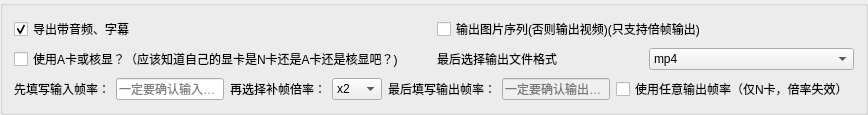
             <widget class="QGroupBox" name="groupBox">
              <property name="title">
               <string/>
              </property>
              <layout class="QGridLayout" name="gridLayout_14">
               <item row="0" column="0">
                <layout class="QGridLayout" name="gridLayout_9">
                 <item row="4" column="0">
                  <widget class="QCheckBox" name="UseNCNNButton">
                   <property name="sizePolicy">
                    <sizepolicy hsizetype="Preferred" vsizetype="Fixed">
                     <horstretch>0</horstretch>
                     <verstretch>0</verstretch>
                    </sizepolicy>
                   </property>
                   <property name="text">
                    <string>使用A卡或核显？（应该知道自己的显卡是N卡还是A卡还是核显吧？)</string>
                   </property>
                  </widget>
                 </item>
                 <item row="0" column="0">
                  <widget class="QCheckBox" name="SaveAudioChecker">
                   <property name="sizePolicy">
                    <sizepolicy hsizetype="Preferred" vsizetype="Fixed">
                     <horstretch>0</horstretch>
                     <verstretch>0</verstretch>
                    </sizepolicy>
                   </property>
                   <property name="text">
                    <string>导出带音频、字幕</string>
                   </property>
                   <property name="checked">
                    <bool>true</bool>
                   </property>
                  </widget>
                 </item>
                 <item row="0" column="1">
                  <widget class="QCheckBox" name="ImgOutputChecker">
                   <property name="sizePolicy">
                    <sizepolicy hsizetype="Preferred" vsizetype="Fixed">
                     <horstretch>0</horstretch>
                     <verstretch>0</verstretch>
                    </sizepolicy>
                   </property>
                   <property name="toolTip">
                    <string>&lt;html&gt;&lt;head/&gt;&lt;body&gt;&lt;p&gt;输出为图片序列&lt;/p&gt;&lt;p&gt;&lt;span style=&quot; font-weight:600;&quot;&gt;命名格式:0&amp;gt;8d,如 00000008.png&lt;/span&gt;&lt;/p&gt;&lt;/body&gt;&lt;/html&gt;</string>
                   </property>
                   <property name="text">
                    <string>输出图片序列(否则输出视频)(只支持倍帧输出)</string>
                   </property>
                  </widget>
                 </item>
                 <item row="4" column="1">
                  <layout class="QHBoxLayout" name="horizontalLayout_6">
                   <property name="sizeConstraint">
                    <enum>QLayout::SetMaximumSize</enum>
                   </property>
                   <item>
                    <widget class="QLabel" name="label_12">
                     <property name="sizePolicy">
                      <sizepolicy hsizetype="Preferred" vsizetype="Fixed">
                       <horstretch>0</horstretch>
                       <verstretch>0</verstretch>
                      </sizepolicy>
                     </property>
                     <property name="toolTip">
                      <string>&lt;html&gt;&lt;head/&gt;&lt;body&gt;&lt;p&gt;&lt;span style=&quot; font-weight:600;&quot;&gt;自行百度&lt;/span&gt;&lt;/p&gt;&lt;/body&gt;&lt;/html&gt;</string>
                     </property>
                     <property name="text">
                      <string>最后选择输出文件格式</string>
                     </property>
                     <property name="alignment">
                      <set>Qt::AlignLeading|Qt::AlignLeft|Qt::AlignVCenter</set>
                     </property>
                    </widget>
                   </item>
                   <item>
                    <widget class="MyComboBox" name="ExtSelector">
                     <property name="sizePolicy">
                      <sizepolicy hsizetype="Preferred" vsizetype="Fixed">
                       <horstretch>0</horstretch>
                       <verstretch>0</verstretch>
                      </sizepolicy>
                     </property>
                     <item>
                      <property name="text">
                       <string>mp4</string>
                      </property>
                     </item>
                     <item>
                      <property name="text">
                       <string>mkv</string>
                      </property>
                     </item>
                     <item>
                      <property name="text">
                       <string>mov</string>
                      </property>
                     </item>
                    </widget>
                   </item>
                  </layout>
                 </item>
                </layout>
               </item>
               <item row="1" column="0">
                <layout class="QHBoxLayout" name="horizontalLayout">
                 <item>
                  <widget class="QLabel" name="InputFPSReminder">
                   <property name="sizePolicy">
                    <sizepolicy hsizetype="Preferred" vsizetype="Fixed">
                     <horstretch>0</horstretch>
                     <verstretch>0</verstretch>
                    </sizepolicy>
                   </property>
                   <property name="text">
                    <string>先填写输入帧率：</string>
                   </property>
                   <property name="alignment">
                    <set>Qt::AlignLeading|Qt::AlignLeft|Qt::AlignVCenter</set>
                   </property>
                  </widget>
                 </item>
                 <item>
                  <widget class="QLineEdit" name="InputFPS">
                   <property name="sizePolicy">
                    <sizepolicy hsizetype="Preferred" vsizetype="Fixed">
                     <horstretch>0</horstretch>
                     <verstretch>0</verstretch>
                    </sizepolicy>
                   </property>
                   <property name="dragEnabled">
                    <bool>true</bool>
                   </property>
                   <property name="placeholderText">
                    <string>一定要确认输入帧率！</string>
                   </property>
                  </widget>
                 </item>
                 <item>
                  <widget class="QLabel" name="InterpExpReminder">
                   <property name="sizePolicy">
                    <sizepolicy hsizetype="Preferred" vsizetype="Fixed">
                     <horstretch>0</horstretch>
                     <verstretch>0</verstretch>
                    </sizepolicy>
                   </property>
                   <property name="text">
                    <string>再选择补帧倍率：</string>
                   </property>
                   <property name="alignment">
                    <set>Qt::AlignLeading|Qt::AlignLeft|Qt::AlignVCenter</set>
                   </property>
                  </widget>
                 </item>
                 <item>
                  <widget class="MyComboBox" name="ExpSelecter">
                   <property name="sizePolicy">
                    <sizepolicy hsizetype="Preferred" vsizetype="Fixed">
                     <horstretch>0</horstretch>
                     <verstretch>0</verstretch>
                    </sizepolicy>
                   </property>
                   <item>
                    <property name="text">
                     <string>x2</string>
                    </property>
                   </item>
                   <item>
                    <property name="text">
                     <string>x4</string>
                    </property>
                   </item>
                   <item>
                    <property name="text">
                     <string>x8</string>
                    </property>
                   </item>
                   <item>
                    <property name="text">
                     <string>x16</string>
                    </property>
                   </item>
                   <item>
                    <property name="text">
                     <string>x32</string>
                    </property>
                   </item>
                   <item>
                    <property name="text">
                     <string>x64</string>
                    </property>
                   </item>
                  </widget>
                 </item>
                 <item>
                  <widget class="QLabel" name="OutputFPSReminder">
                   <property name="sizePolicy">
                    <sizepolicy hsizetype="Preferred" vsizetype="Fixed">
                     <horstretch>0</horstretch>
                     <verstretch>0</verstretch>
                    </sizepolicy>
                   </property>
                   <property name="text">
                    <string>最后填写输出帧率：</string>
                   </property>
                   <property name="alignment">
                    <set>Qt::AlignLeading|Qt::AlignLeft|Qt::AlignVCenter</set>
                   </property>
                  </widget>
                 </item>
                 <item>
                  <widget class="QLineEdit" name="OutputFPS">
                   <property name="enabled">
                    <bool>false</bool>
                   </property>
                   <property name="sizePolicy">
                    <sizepolicy hsizetype="Minimum" vsizetype="Fixed">
                     <horstretch>0</horstretch>
                     <verstretch>0</verstretch>
                    </sizepolicy>
                   </property>
                   <property name="dragEnabled">
                    <bool>true</bool>
                   </property>
                   <property name="placeholderText">
                    <string>一定要确认输出帧率</string>
                   </property>
                  </widget>
                 </item>
                 <item>
                  <widget class="QCheckBox" name="UseAnyFPS">
                   <property name="enabled">
                    <bool>true</bool>
                   </property>
                   <property name="sizePolicy">
                    <sizepolicy hsizetype="Minimum" vsizetype="Fixed">
                     <horstretch>0</horstretch>
                     <verstretch>0</verstretch>
                    </sizepolicy>
                   </property>
                   <property name="toolTip">
                    <string>&lt;html&gt;&lt;head/&gt;&lt;body&gt;&lt;p&gt;&lt;span style=&quot; font-weight:600;&quot;&gt;任意输出帧率&lt;/span&gt;：无视输入帧率、补帧倍率，直接生成指定输出帧率的补帧成品。音画100%同步。&lt;/p&gt;&lt;p&gt;例如，输入24fps，填写的输出帧率为60，则直接补帧补到60帧，不废话，对标SVP、DmtriRender&lt;/p&gt;&lt;p&gt;&lt;span style=&quot; font-weight:600;&quot;&gt;不开启任意输出帧率：&lt;/span&gt;会先通过补帧倍率倍帧，然后回压至指定输出帧率。&lt;/p&gt;&lt;p&gt;例如，输入24fps，补帧倍率为x4，填写的输出帧率为60，则会先倍帧到96fps，再回压至60fps。有概率音画不同步（将补帧素材拉进PR、达芬奇等剪辑工具，将音频对位，单独输出音频或调整后的视频轨即可解决问题）&lt;/p&gt;&lt;p&gt;&lt;span style=&quot; font-weight:600;&quot;&gt;上述两者模式均支持转场识别和重复帧去除&lt;/span&gt;&lt;/p&gt;&lt;/body&gt;&lt;/html&gt;</string>
                   </property>
                   <property name="text">
                    <string>使用任意输出帧率（仅N卡，倍率失效）</string>
                   </property>
                  </widget>
                 </item>
                </layout>
               </item>
              </layout>
             </widget>
